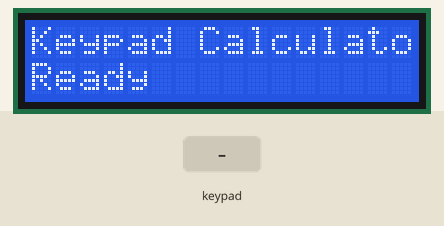
The sketch below on a simulated Arduino Uno, built with avr-gcc and run on an emulated ATmega328P. Parts: 16×2 character LCD. The test bench sets the inputs (shaded band).

Above: at 0.1 s.
2.1 s: keypad keys 1 3 1 2 1 1 1 0 * pressed 0.4 s apart
At 6.7 s:
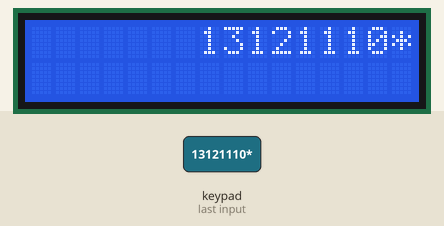
7.2 s: keypad keys 1 3 1 2 1 1 1 0 = pressed 0.4 s apart
At 10.7 s:
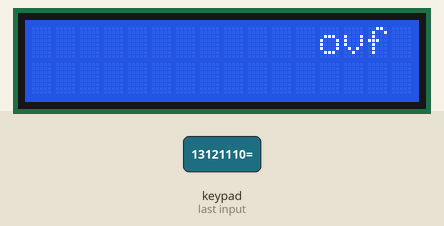
12.3 s: key '+' pressed
At 13.4 s:
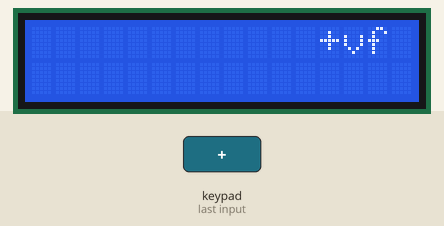
13.8 s: key '1' pressed
At 14.3 s:
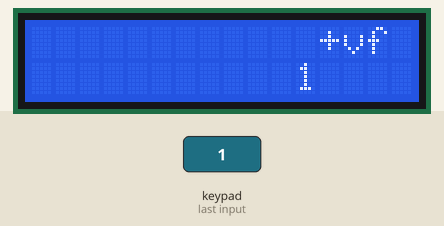
15.3 s: key 'C' pressed
At 15.6 s:
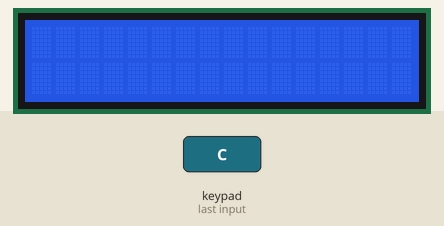
16.8 s: keypad keys 7 + 5 = pressed 0.4 s apart
At 17.4 s:
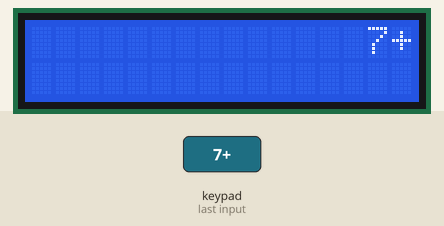
Timing chart, 0 to 19.8 s (numbered marks = the images above; inputs shaded):
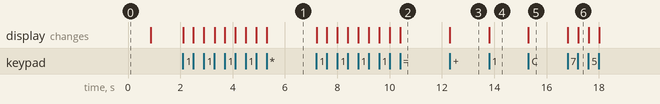

The sketch:

calculator.ino
```cpp
#include <LiquidCrystal.h>
#include <Keypad.h>

// LCD: rs=0, en=1, d4=2, d5=3, d6=4, d7=5
LiquidCrystal lcd(0, 1, 2, 3, 4, 5);

// Keypad 4×4
const byte ROW = 4, COLM = 4;

char values[ROW][COLM] = {
  {'1', '2', '3', '+'},
  {'4', '5', '6', '-'},
  {'7', '8', '9', '*'},
  {'C', '0', '=', '/'}
};

byte pinsROW[ROW]   = {13, 12, 11, 10};
byte pinsCOLM[COLM] = {9, 8, 7, 6};

Keypad myKeypad = Keypad(makeKeymap(values), pinsROW, pinsCOLM, ROW, COLM);

// --- Calculator state ---
bool   currentNum = false;  // false: entering first number; true: entering second
bool   finalNum   = false;  // true after at least one digit of num2
String num1, num2;
char   op = 0;              // '+','-','*','/'; 0 means none yet
float  answer = 0.0;

void setup() {
  lcd.begin(16, 2);
  lcd.setCursor(0, 0);
  lcd.print("Keypad Calculator");
  lcd.setCursor(0, 1);
  lcd.print("Ready");
  delay(800);
  lcd.clear();
}

void loop() {
  char key = myKeypad.getKey();
  if (key == NO_KEY) return;

  // --- Digits ---
  if (key >= '0' && key <= '9') {
    if (!currentNum) {
      // entering first number (top row)
      num1 += key;
      int n = num1.length();
      lcd.setCursor(15 - n, 0);  // right-align
      lcd.print(num1);
    } else {
      // entering second number (bottom row)
      num2 += key;
      int n = num2.length();
      lcd.setCursor(15 - n, 1);  // right-align
      lcd.print(num2);
      finalNum = true;
    }
    return;
  }

  // --- Operators ---
  if (!currentNum && (key == '+' || key == '-' || key == '*' || key == '/')) {
    op = key;
    currentNum = true;
    lcd.setCursor(15, 0);  // show operator at far right of top line
    lcd.print(op);
    return;
  }

  // --- Equals: compute ---
  if (finalNum && key == '=') {
    float value1 = num1.toFloat();
    float value2 = num2.toFloat();

    if      (op == '+') answer = value1 + value2;
    else if (op == '-') answer = value1 - value2;
    else if (op == '*') answer = value1 * value2;
    else if (op == '/') answer = (value2 != 0.0f) ? (value1 / value2) : 0.0f;

    lcd.clear();
    lcd.setCursor(15, 0);
    lcd.autoscroll();
    lcd.print(answer, 2);   // print with 2 decimal places
    lcd.noAutoscroll();

    // reset for next calculation
    num1 = "";
    num2 = "";
    op = 0;
    answer = 0.0f;
    currentNum = false;
    finalNum = false;
    return;
  }

  // --- Clear ---
  if (key == 'C') {
    lcd.clear();
    num1 = "";
    num2 = "";
    op = 0;
    answer = 0.0f;
    currentNum = false;
    finalNum = false;
    return;
  }


}
```

Measured:
- after the input at 2.1 s, the display: first changes at once (image 1 shows a later state)
- after the input at 7.2 s, the display: first changes at once (image 2 shows a later state)
- after the input at 12.3 s, the display: changes at once (image 3)
- after the input at 13.8 s, the display: changes at once (image 4)
- after the input at 15.3 s, the display: changes at once (image 5)
- after the input at 16.8 s, the display: first changes at once (image 6 shows a later state)
